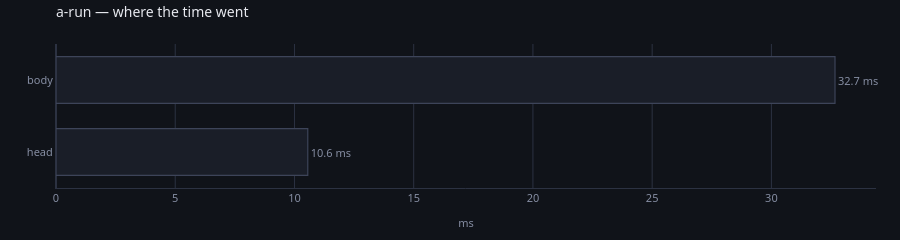

This figure's notebook cell:
### Markdown cell above
## Where the time went

The aggregated view. With two nodes it is not a mystery; with twenty and a
device hop it is the first thing to look at when a step is slower than it
should be.

### Code cell
spent(store, run="a-run")

### Figure 1 — Plotly figure (JSON) as saved in the notebook; plotly's stock layout.template omitted (floating-point values rounded to 4 significant figures)
{"data": [{"cliponaxis": false, "customdata": [[300, 0, 0.03519, "here"], [300, 0, 0.1089, "here"]], "hovertemplate": "<b>%{y}</b><br>%{x:.1f} ms in total<br>%{customdata[0]} runs, %{customdata[1]} read back<br>%{customdata[2]:.2f} ms each<br>%{customdata[3]}<extra></extra>", "marker": {"color": ["#1a1e28", "#1a1e28"], "line": {"color": ["#3d4459", "#3d4459"], "width": 1.2}}, "orientation": "h", "text": ["10.6 ms", "32.7 ms"], "textfont": {"color": "#868ea3", "size": 11}, "textposition": "outside", "type": "bar", "x": [10.56, 32.67], "y": ["head", "body"]}], "layout": {"bargap": 0.35, "font": {"color": "#e7e9ef", "family": "system-ui, -apple-system, Segoe UI, Roboto, sans-serif", "size": 12}, "height": 180, "hoverlabel": {"align": "left", "bgcolor": "#1a1e28", "bordercolor": "#2c3242", "font": {"color": "#e7e9ef", "family": "system-ui, -apple-system, Segoe UI, Roboto, sans-serif"}}, "legend": {"bgcolor": "rgba(0,0,0,0)", "font": {"color": "#868ea3"}, "orientation": "h", "x": 1, "xanchor": "right", "y": 1.02, "yanchor": "bottom"}, "margin": {"b": 44, "l": 56, "r": 24, "t": 44}, "paper_bgcolor": "#101319", "plot_bgcolor": "#101319", "showlegend": false, "title": {"font": {"size": 14}, "text": "a-run — where the time went", "x": 0, "xanchor": "left", "xref": "paper", "y": 0.97, "yanchor": "top"}, "xaxis": {"gridcolor": "#2c3242", "linecolor": "#2c3242", "tickfont": {"color": "#868ea3", "size": 11}, "title": {"font": {"color": "#868ea3", "size": 11}, "text": "ms"}, "zerolinecolor": "#2c3242"}, "yaxis": {"automargin": true, "gridcolor": "#2c3242", "linecolor": "#2c3242", "showgrid": false, "tickfont": {"color": "#868ea3", "size": 11}, "title": {"font": {"color": "#868ea3", "size": 11}}, "zerolinecolor": "#2c3242"}}}
